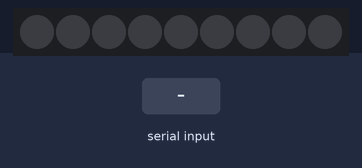
Simulated run of this sketch. Board: ATtiny85, built with avr-gcc and run on an emulated ATtiny85. On the bench: 9 RGB LEDs in strip order, left to right. The inputs (shaded band) are chosen by the test bench. Random numbers use the default seed unless the sketch sets one; what the sketch prints to the serial monitor is not drawn.

Above: at 1.2 s.
1.3 s: "x" received over Serial
At 1.7 s:
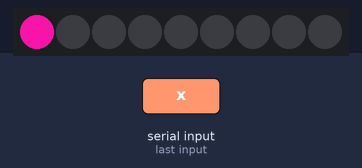
4.3 s: "a" received over Serial
At 7.0 s:
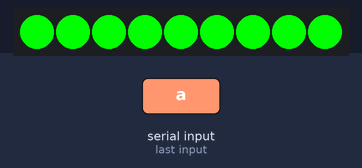
7.3 s: "d" received over Serial
At 8.5 s:
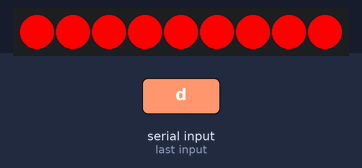
8.8 s: "q" received over Serial
At 9.1 s:
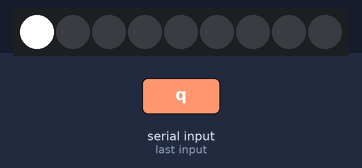
11.8 s: "w" received over Serial
At 13.7 s:
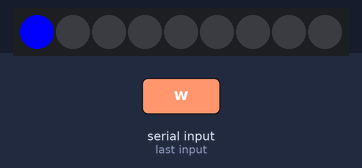
17.8 s: "x" received over Serial
At 22.7 s:
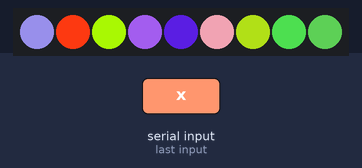
Timing chart, 0 to 23.3 s (numbered marks = the images above; inputs shaded):
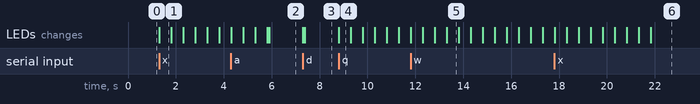

The sketch:

RGBBOX.ino
```cpp
// (licence header left out)
#include <Adafruit_NeoPixel.h>
#ifdef __AVR__
#include <avr/power.h>
#endif
#define PIN            2
#define NUMPIXELS      9
Adafruit_NeoPixel pixels = Adafruit_NeoPixel(NUMPIXELS, PIN, NEO_GRB + NEO_KHZ800);

int delayval = 500;
String data;
void setup() {
  // This is for Trinket 5V 16MHz, you can remove these three lines if you are not using a Trinket
#if defined (__AVR_ATtiny85__)
  if (F_CPU == 16000000) clock_prescale_set(clock_div_1);
#endif
  Serial.begin(9600);
  pixels.begin();
  pixels.clear(); // T
}

void loop() {

  // For a set of NeoPixels the first NeoPixel is 0, second is 1, all the way up to the count of pixels minus one.

  if (Serial.available() > 0) {
    receive();
    if (data == "q") {
      pixels.clear(); // T
      for (int i = 0; i < NUMPIXELS; i++) {

        // pixels.Color takes RGB values, from 0,0,0 up to 255,255,255
        pixels.setPixelColor(i, pixels.Color(255, 255, 255)); // Moderately bright green color.

        pixels.show(); // This sends the updated pixel color to the hardware.

        delay(delayval); // Delay for a period of time (in milliseconds).
      }
    }
    if (data == "s") {
      pixels.clear(); // T
       for (int i = 0; i < NUMPIXELS; i++) {

        // pixels.Color takes RGB values, from 0,0,0 up to 255,255,255
        pixels.setPixelColor(i, pixels.Color(0, 0, 0)); // Moderately bright green color.

        pixels.show(); // This sends the updated pixel color to the hardware.

        delay(10); // Delay for a period of time (in milliseconds).
      }
    }
     if (data == "a") {
      pixels.clear(); // T
      for (int i = 0; i < NUMPIXELS; i++) {

        // pixels.Color takes RGB values, from 0,0,0 up to 255,255,255
        pixels.setPixelColor(i, pixels.Color(0, 255, 0)); // Moderately bright green color.

        pixels.show(); // This sends the updated pixel color to the hardware.

        delay(10); // Delay for a period of time (in milliseconds).
      }
    }
     if (data == "w") {
      pixels.clear(); // T
      for (int i = 0; i < NUMPIXELS; i++) {

        // pixels.Color takes RGB values, from 0,0,0 up to 255,255,255
        pixels.setPixelColor(i, pixels.Color(0, 0, 255)); // Moderately bright green color.

        pixels.show(); // This sends the updated pixel color to the hardware.

        delay(delayval); // Delay for a period of time (in milliseconds).
      }
    }
  if (data == "d") {
      pixels.clear(); // T
      for (int i = 0; i < NUMPIXELS; i++) {

        // pixels.Color takes RGB values, from 0,0,0 up to 255,255,255
        pixels.setPixelColor(i, pixels.Color(255, 0, 0)); // Moderately bright green color.

        pixels.show(); // This sends the updated pixel color to the hardware.

        delay(10); // Delay for a period of time (in milliseconds).
      }
    }
     if (data == "x") {
      pixels.clear(); // T
      for (int i = 0; i < NUMPIXELS; i++) {
        int r = random(0,255);
        int g = random(0,255);
        int b = random(0,255);

        // pixels.Color takes RGB values, from 0,0,0 up to 255,255,255
        pixels.setPixelColor(i, pixels.Color(r, g, b)); // Moderately bright green color.

        pixels.show(); // This sends the updated pixel color to the hardware.

        delay(delayval); // Delay for a period of time (in milliseconds).
      }
    }

  }
}
void receive() {
  data = "";
  while (Serial.available() > 0) {
    data = data + char(Serial.read());
    delay(2);
  }
  Serial.print("data:" + data);
}
```

Measured:
- after the input at 1.3 s, the LEDs: change at once (image 1)
- after the input at 7.3 s, the LEDs: first change at once (image 3 shows a later state)
- after the input at 8.8 s, the LEDs: change at once (image 4)
- after the input at 17.8 s, the LEDs: first change at once (image 6 shows a later state)
- what the display in image 1 shows lasts 0.5 s, from 1.3 s to 1.8 s
